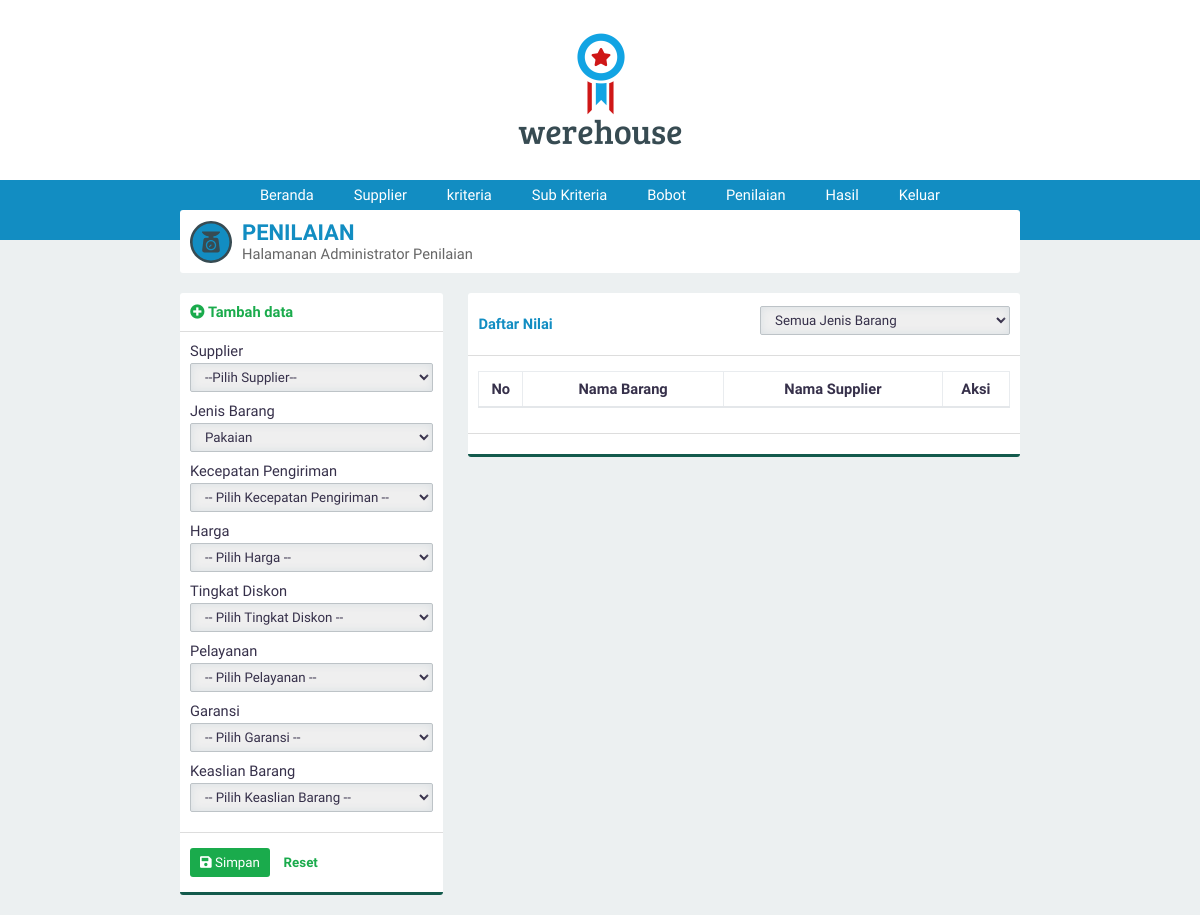
Page /?page=penilaian (signed in) on the committed database.
### tables this page shows
CREATE TABLE `kriteria` (
  `id_kriteria` int(3) NOT NULL,
  `namaKriteria` varchar(30) NOT NULL,
  `sifat` enum('Benefit','Cost') NOT NULL
);

### page/tambahnilai.php (the view, shortened to what this page needs)
<div class="panel-top">
    <b class="text-green"><i class="fa fa-plus-circle text-green"></i> Tambah data</b>
</div>
<form id="form" action="./proses/prosestambah.php" method="POST">
    <div class="panel-middle">
        <div class="group-input">
            <label for="supplier">Supplier</label>
            <select class="form-custom" required name="supplier" id="supplier">
                <option selected disabled>--Pilih Supplier--</option>
            </select>
        </div>
        <div class="group-input">
            <label for="barang">Jenis Barang</label>
            <select class="form-custom" required name="barang" id="barang">
                <?php
                $query="SELECT * FROM jenis_barang";
                $execute=$konek->query($query);
                if ($execute->num_rows > 0){
                    while($data=$execute->fetch_array(MYSQLI_ASSOC)){
                        echo "<option value=\"$data[id_jenisbarang]\" selected>$data[namaBarang]</option>";
                    }
                }else {
                    echo "<option disabled value=\"\">Belum ada Jenis Barang</option>";
                }
                ?>
            </select>
        </div>
        <?php
        $query="SELECT * FROM kriteria";
        $execute=$konek->query($query);
        if ($execute->num_rows > 0){
            while($data=$execute->fetch_array(MYSQLI_ASSOC)){
                echo "<div class=\"group-input\">";
                echo "<label for=\"nilai\">$data[namaKriteria]</label>";
                echo "<select class=\"form-custom\" required name=\"nilai[]\" id=\"nilai\">";
                echo "<option disabled selected>-- Pilih $data[namaKriteria] --</option>";
                echo "</select></div>";
            }
        }
        ?>
    </div>
    <div class="panel-bottom">
        <button type="submit" id="buttonsimpan" class="btn btn-green"><i class="fa fa-save"></i> Simpan</button>
        <button type="reset" id="buttonreset" class="btn btn-second">Reset</button>
    </div>
</form>

### asset/css/style.css (style rules this page uses)
* { padding: 0; margin: 0; font-family: 'Work Sans', sans-serif; color: #36304A; font-weight: 500; letter-spacing: normal; }
b, h1, h2, h3, h4, h5 { padding: 0; font-weight: 600 !important; margin: 0.83em 0em; }
.text-green { color: #1aab4c !important; }
input, select { border: none; width: 100%; }
.form-custom { padding: 5px 10px; border: solid 1px #BDC3C7; -webkit-border-radius: 2px; -moz-border-radius: 2px; border-radius: 2px; box-sizing: border-box; box-shadow: inset 0 0 8px #d9dfe3; margin: 3px 0 10px 0; }
.btn { border: none; -webkit-padding: 7px 10px; -o-padding: 7px 10px; -moz-padding: 7px 10px; padding: 7px 10px; border-radius: 3px; margin: 5px 0px; display: inline-block; cursor: pointer; font-size: 10pt !important; }
.btn i { color: white !important; }
.btn-green { background-color: #1aab4c; color: white !important; }
.btn-second { background-color: transparent; color: #1aab4c; font-weight: 600; }
.panel-top { padding: 10px; box-sizing: padding-box; border-bottom: solid 1px #dddddd; }
.panel-middle { padding: 10px; box-sizing: padding-box; }
.panel-bottom { padding: 10px; border-bottom: solid 3px #135a4c; border-top: solid 1px #dddddd; }
body { background-color: #ECF0F1; display: flex; width: 100vw; height: 100vh; align-items: center; flex-direction: column; overflow-x: hidden; font-size: 11pt; }

### rows in the picture
kriteria: namaKriteria "Kecepatan Pengiriman"
kriteria: namaKriteria "Harga"
kriteria: namaKriteria "Tingkat Diskon"
kriteria: namaKriteria "Pelayanan"
kriteria: namaKriteria "Garansi"
kriteria: namaKriteria "Keaslian Barang"

### other values in the picture
form field barang "Pakaian"
